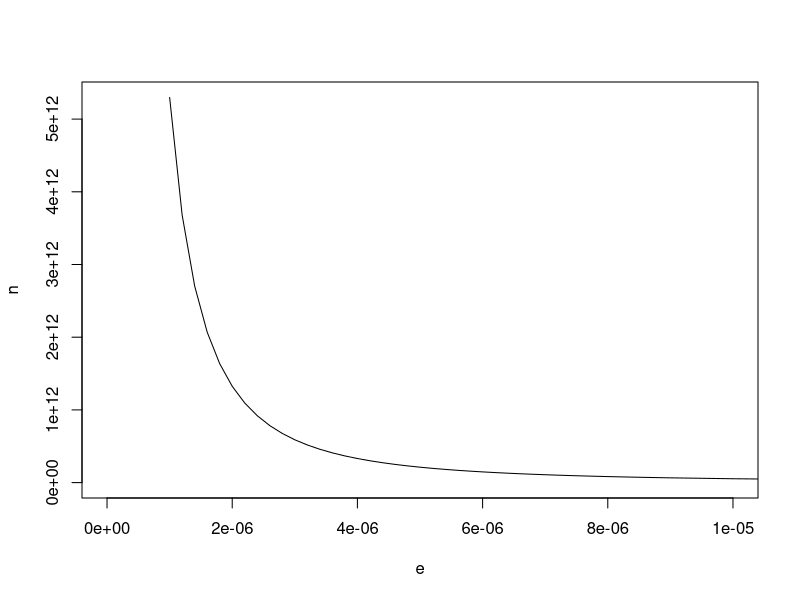

Write the R code that produced this figure. (Note: this script raises an error after producing the figure.)
## ---- chunk 1
n <- 1000
a <- runif( n, 5, 10 )
A <- sum( a )
theta <- 4
EX <- a * theta
VX <- a * theta^2
ES <- sum( EX )
VS <- sum( VX )
SDS <- sqrt( VS )

m <- 1e6
S <- rgamma( m, shape = A, scale = theta )

alpha <- 0.95
P <- ES
P <- mean( S )

P_avg <- ( 1 + alpha ) * ES
P_avg <- ( 1 + alpha ) * mean( S )

P_var <- ES + alpha * VS
P_var <- mean( S ) + alpha * var( S )

P_sde <- ES + alpha * SDS
P_sde <- mean( S ) + alpha * sd( S )

VaRS <- qgamma( alpha, shape = A, scale = theta )
P_VaR <- VaRS
P_VaR <- quantile( S, probs = alpha )

P_TVaR <- ( 1 / ( 1 - alpha ) ) * ( A * theta ) * ( 1 - pgamma( VaRS, shape = A + 1, scale = theta ) )
P_TVaR <- ( 1 / ( 1 - alpha ) ) * integrate( f = function( u ) qgamma( u, shape = A, scale = theta ), alpha, 1 )$value
P_TVaR <- mean( sapply( runif( m, alpha, 1 ), FUN = function( k ) qgamma( k, shape = A, scale = theta ) ) )
I <- as.numeric( S > VaRS )
P_TVaR <- mean( S * I ) / mean( I )
## ---- chunk 2
alph <- 0.01
e <- unlist( lapply( seq( 1, 6, 1 ), FUN = function( n ) seq( 9, 1, -0.2 ) * 10^{-n} ) )
n <- log( 2 / alph ) / e^2
plot( e, n, type = 'l', xlim = c( 0, 0.00001 ) )
dt <- data.table( e, n )
cat( paste( paste0( formatC( e, digits = 10, format = 'f' ), ', ', formatC( n, digits = 30, format = 'f' ) ), collapse = '\n' ) )

d <- n * 8 / 1024^2
## ---- chunk 3
n <- 1e3
S <- rgamma( n, shape = A, scale = theta )
smin <- qgamma( 0.001, shape = A, scale = theta )
smax <- qgamma( 0.999, shape = A, scale = theta )
s <- seq( smin, smax, length.out = 1000 )
Fns <- ecdf( S )( s )
Fs <- pgamma( s, shape = A, scale = theta )

alph <- 0.02
er <- sqrt( log( 2 / alph ) / ( 2 * n ) )
abs( Fs - Fns ) > er 

plot( s, Fs, type = 'l', ylim = c( -er, 1 + er ) )
points( s, Fns - er, col = 'red', type = 'l' )
points( s, Fns + er, col = 'red', type = 'l' )

hist( pgamma( S, shape = A, scale = theta ), breaks = 5 )
